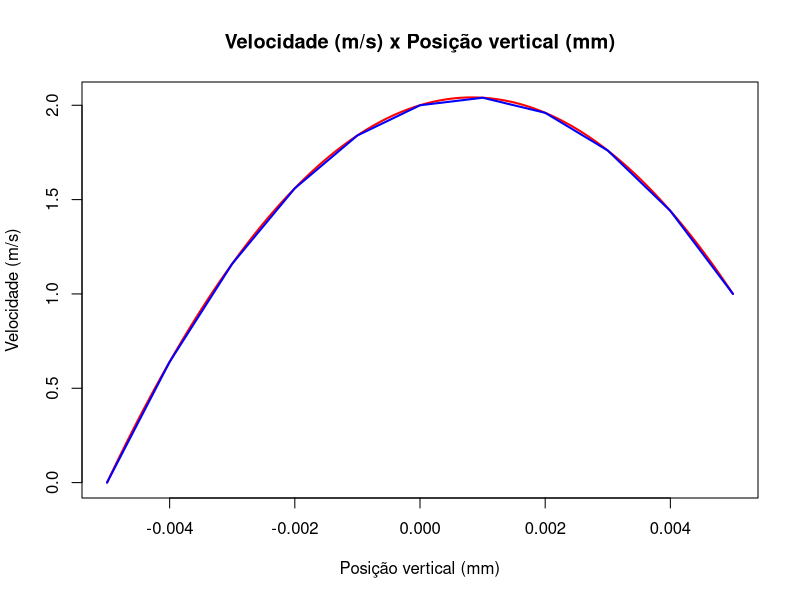

Recreate this plot in R.
rm(list = ls())

dpdx <- -178800
mu <- 1.49
h <- 5 * 10^-3
U <- 1
N <- 10 # numero de pontos analisados 
dy <- 2 * h/N # passo no espaço

N <- N + 1 # ajuste posicao incial

y_seq <- seq(from = -h, to = h, by = dy)
y_seq_an <- seq(from = -h, to = h, by = 10^-6)
u_analytical <- (U/2) * (1 + y_seq_an/h) + ((-dpdx * h^2) / (2 * mu * U)) * (1 - y_seq_an^2 / h^2) * U

plot(
  NULL,
  main = "Velocidade (m/s) x Posição vertical (mm)",
  xlab = "Posição vertical (mm)",
  ylab = "Velocidade (m/s)",
  xlim = c(-h, h),
  ylim = c(0, max(u_analytical))
)

lines(y_seq_an, u_analytical, lwd = 2, col = "red")

# solucao numerica

A <- matrix(0, ncol = N, nrow = N)
b <- rep(0, N)

line <- 0

for (yi in y_seq) {
  line <- line + 1
  
  if (yi == -h) {
    # condição de contorno placa de baixo
    # u0 = 0 ==> 1 * u0 = 0
    
    A[line, line] <- 1
    b[line] <- 0
  } else if (yi == h) {
    # condição de contorno placa de cima
    # uN = U ==> 1 * uN = U
    
    A[line, line] <- 1
    b[line] <- U
  } else {
    # no interno, usa  a equacao de diferenças finitas deduzida
    A[line, line + 1] <- 1
    A[line, line] <- -2
    A[line, line - 1] <- 1
    
    b[line] <- (dpdx / mu) * dy^2
  }
}

u_numerical <- solve(A) %*% b
lines(y_seq, u_numerical, lwd = 2, col = "blue", lty = 1)
